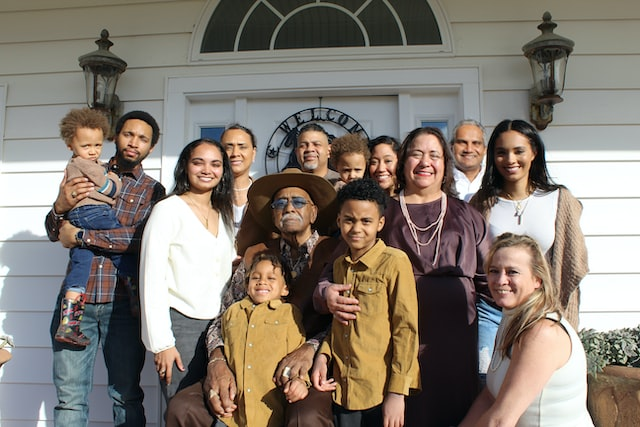
#> input picture OpenCV/family3.jpg, 640 x 427 px
$ python 'Ekrana_süre_ve_adet_yazdırma.py'
#> lines starting #> are read from the running program, lines starting #| are printed output that depends on the picture; after the words box and inside, x2 and y2 are one past the last pixel; in counts of white or black regions, pixels touching at a corner belong together
import cv2
import numpy as np
import time
import os

start = time.time()
#başlangıç zamanını belirledik.

img = np.ones((650,650,3), np.uint8)
#Bir tane numpy modülüyle 1 lerden oluşan beyaz görüntü oluşturduk.

img[:,:] = (50,200,200)
#resime arka plan rengi verdik

face_classifier = cv2.CascadeClassifier("haarcascade_frontalface_default.xml")
#haarcascade dosyasını tamıladık

image = cv2.imread("family3.jpg")
#> image is the input picture: shape (427, 640, 3); mean B, G, R 113.6, 123.7, 132.8
#yüz bulacağımız fotoğrafı okuduk

gray = cv2.cvtColor(image,cv2.COLOR_BGR2GRAY)
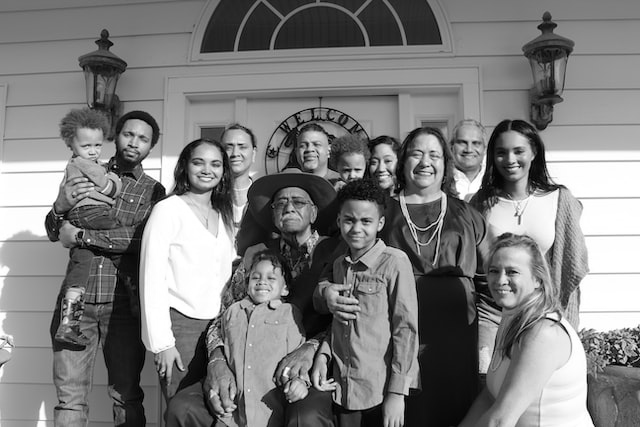
#> gray: shape (427, 640); min 0, max 255, mean 125.2
#Fotoğrafı gri formata dönüştürdük

faces = face_classifier.detectMultiScale(gray,1.2,7)
#> faces = [[448, 128, 43, 43], [293, 131, 36, 36], [218, 132, 37, 37], [114, 120, 43, 43], [72, 127, 44, 44], [487, 132, 50, 50], [401, 135, 50, 50], [184, 145, 47, 47], [334, 202, 49, 49], [242, 261, 42, 42], [265, 183, 49, 49], [480, 251, 54, 54]]
#fotoğraftaki yüzleri bulmak için faces diye tanımlama yaptık ve içine yüzleri aktardık.

font = cv2.FONT_HERSHEY_COMPLEX
dizi = []
#boş bir dizi oluşturdum

for (x,y,w,h) in faces:
    #for döngüsünde x,y,w,h kordinatlarını yüzde bulduk

    cv2.rectangle(image,(x,y),(x+w,y+h),(0,255,0),2)
    #bulduğumuz kordinatlardaki yüzleri kare içerisine aldırdık

    yuz = image[y:y+h,x:x+w]
    dizi.append(yuz)
#> this loop made 12 passes
#> pass 1, `yuz = image[y:y+h,x:x+w]`:
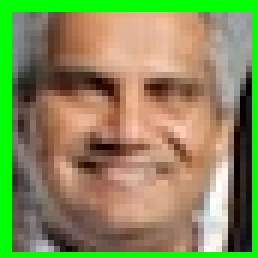
#> yuz: shape (43, 43, 3) (shown 6 times larger); mean B, G, R 89.7, 140.4, 134.9
#> pass 2, `yuz = image[y:y+h,x:x+w]`:
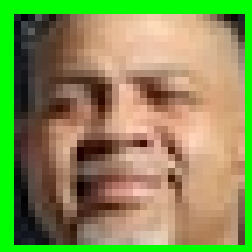
#> yuz: shape (36, 36, 3) (shown 7 times larger); mean B, G, R 84.3, 144.8, 133.9
#> pass 3, `yuz = image[y:y+h,x:x+w]`:
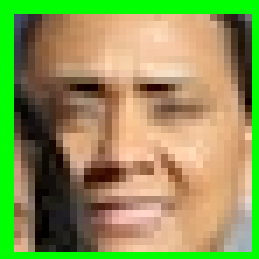
#> yuz: shape (37, 37, 3) (shown 7 times larger); mean B, G, R 86.1, 150.1, 141.9
#> after the loop:
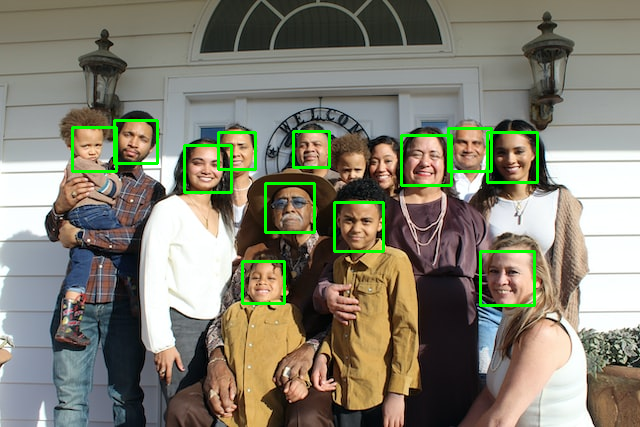
#> image: shape (427, 640, 3); 2.33% of pixels changed, all inside (x1, y1, x2, y2) = (71, 119, 539, 307)
#> after the loop, dizi = 12 items
    #oluşturduğum diziye yuzleri ekledim

for i in range(0,len(faces)):
    os.chdir("C:/Users/Mustafa/Desktop/Python/OpenCV/yuz")
    #yeni yuz klasörü açtım ve orataya gittim

    cv2.imwrite(f"yuz{i}.jpg",dizi[i])
#> this loop made 12 passes
    #yuz klasörünün içine yüzleri yazdırdım

zaman = (time.time()- start)*1000
#ms cinsinden uygulamanın kaç ms çalıştığını buldum

if len(faces) >= 4:
    #Yüz sayısı 4 den büyükse

    cv2.putText(img, f"{len(faces)} tane yuz bulundu.",(150,300),font,1,(0,0,0),2,cv2.LINE_AA)
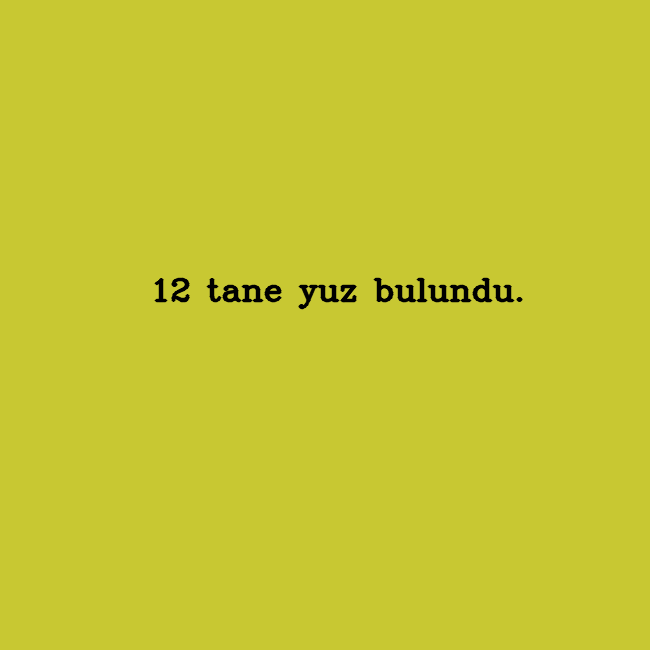
#> img: shape (650, 650, 3); mean of channels 0, 1, 2 49.6, 198.5, 198.5; drawn as B, G, R
    cv2.putText(img,f"Gecen sure : {zaman} ms",(10,350),font,1,(0,0,0),2,cv2.LINE_AA)
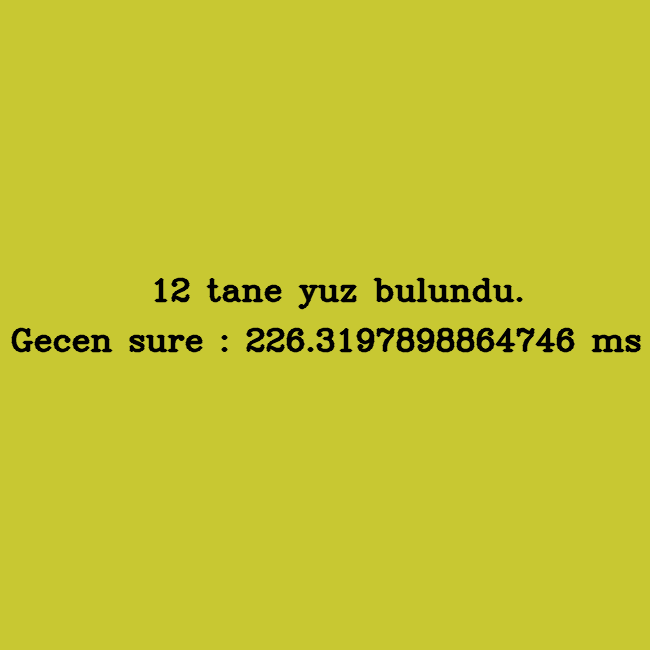
#> img: shape (650, 650, 3); 1.93% of pixels changed, all inside (x1, y1, x2, y2) = (11, 327, 641, 353); drawn as B, G, R
    #Ekrana süre ve kaç yüz olduğu yazdırılır.

else:
    cv2.putText(img,"Yuz bulunamadi",(190,320),font,1,(0,0,0),2,cv2.LINE_AA)
    #Yüz yoksa Yuz bulunamadı yazar

cv2.imshow('image',img)
cv2.waitKey(0)

$ run again, with OpenCV/family1.jpg copied over OpenCV/family3.jpg
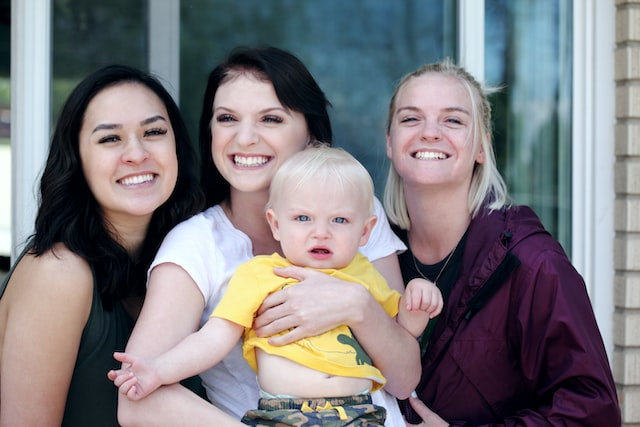
#> input picture OpenCV/family1.jpg, 640 x 427 px
#> image is the input picture: shape (427, 640, 3); mean B, G, R 126.6, 122.8, 126.1
#> faces = [[374, 74, 114, 114], [195, 80, 103, 103], [70, 87, 123, 123]]
#> the loop `for (x,y,w,h) in faces:` made 3 passes
#> after the loop `for (x,y,w,h) in faces:`:
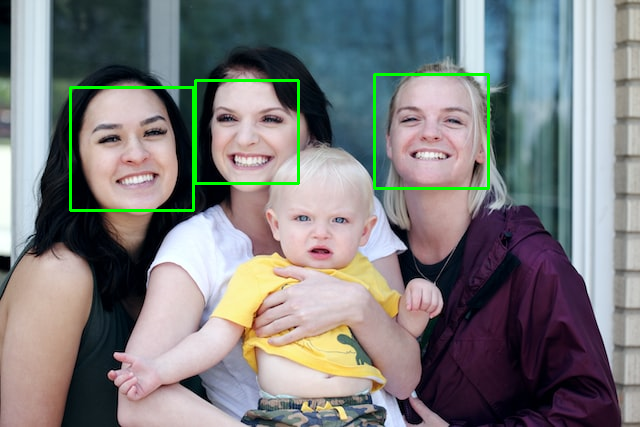
#> image: shape (427, 640, 3); 1.45% of pixels changed, all inside (x1, y1, x2, y2) = (69, 73, 490, 212)
#> after the loop `for (x,y,w,h) in faces:`: dizi = 3 items
#> the loop `for i in range(0,len(faces)):` made 3 passes
#> `cv2.putText(img,"Yuz bulunamadi",(190,320),font,1,(0,0,0),2,cv2.LINE_AA)`:
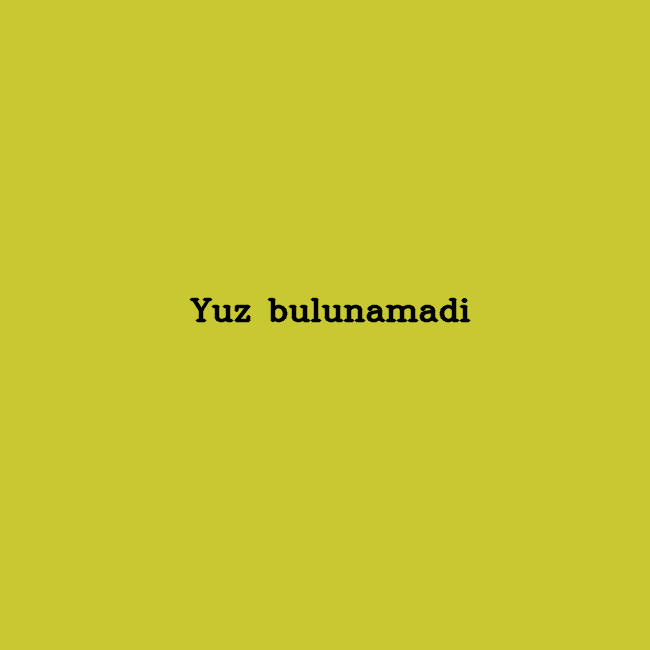
#> img: shape (650, 650, 3); mean of channels 0, 1, 2 49.7, 198.8, 198.8; drawn as B, G, R

$ run again, with OpenCV/family2.jpg copied over OpenCV/family3.jpg
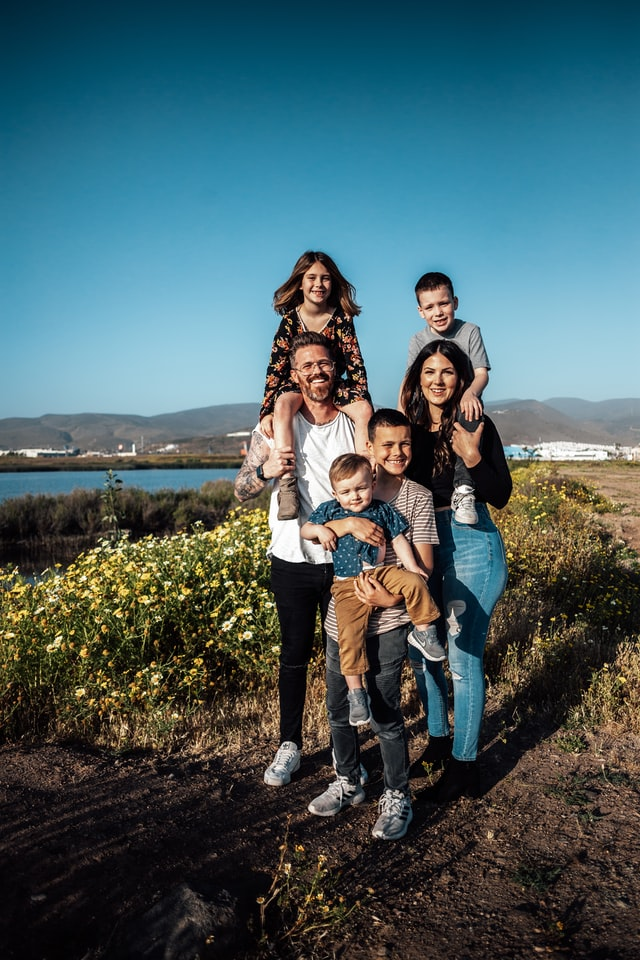
#> input picture OpenCV/family2.jpg, 640 x 960 px
#> image is the input picture: shape (960, 640, 3); mean B, G, R 98.1, 94, 70.9
#> faces = [[297, 261, 41, 41], [412, 287, 49, 49], [293, 346, 48, 48], [414, 353, 51, 51], [371, 425, 49, 49]]
#> the loop `for (x,y,w,h) in faces:` made 5 passes
#> after the loop `for (x,y,w,h) in faces:`:
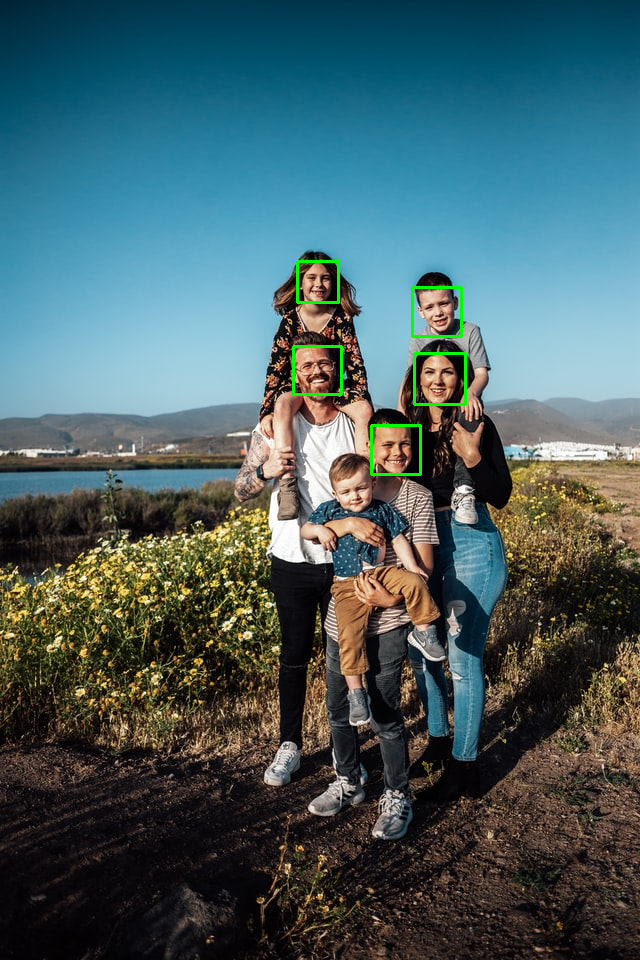
#> image: shape (960, 640, 3); 0.46% of pixels changed, all inside (x1, y1, x2, y2) = (292, 260, 467, 476)
#> after the loop `for (x,y,w,h) in faces:`: dizi = 5 items
#> the loop `for i in range(0,len(faces)):` made 5 passes
#> `cv2.putText(img,f"Gecen sure : {zaman} ms",(10,350),font,1,(0,0,0),2,c..`:
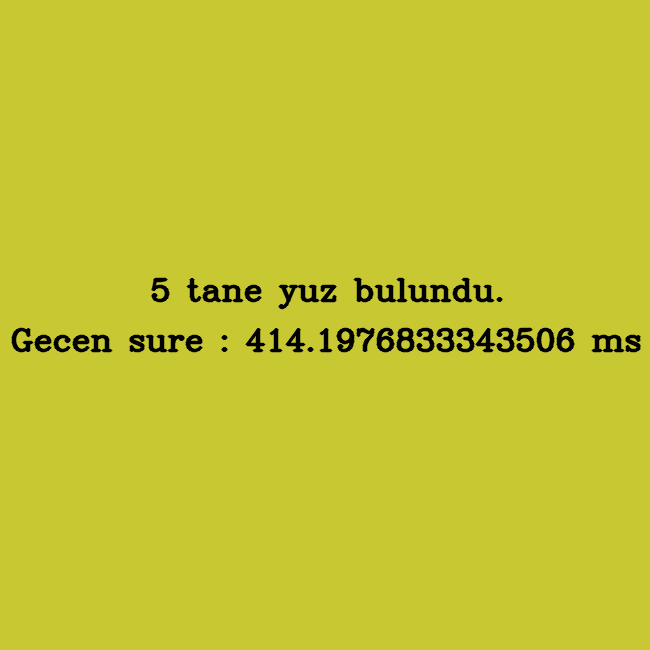
#> img: shape (650, 650, 3); mean of channels 0, 1, 2 49, 195.8, 195.8; drawn as B, G, R

$ run again, with OpenCV/family.jpg copied over OpenCV/family3.jpg
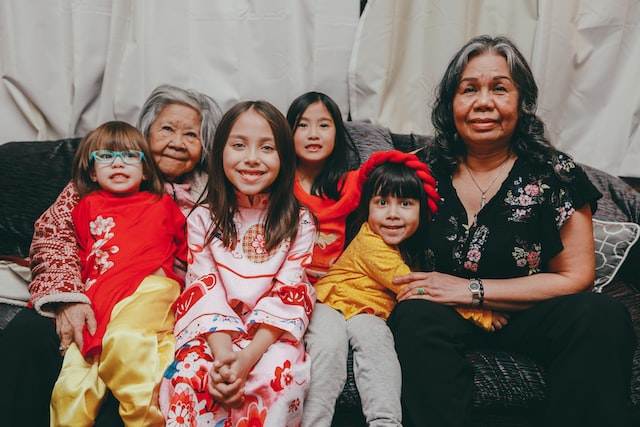
#> input picture OpenCV/family.jpg, 640 x 427 px
#> image is the input picture: shape (427, 640, 3); mean B, G, R 99.1, 107.2, 130.2
#> faces = [[288, 106, 54, 54], [145, 107, 65, 65], [443, 55, 83, 83], [217, 118, 71, 71], [360, 178, 66, 66], [20, 206, 72, 72]]
#> the loop `for (x,y,w,h) in faces:` made 6 passes
#> after the loop `for (x,y,w,h) in faces:`: dizi = 6 items
#> the loop `for i in range(0,len(faces)):` made 6 passes
#> `cv2.putText(img,f"Gecen sure : {zaman} ms",(10,350),font,1,(0,0,0),2,c..`:
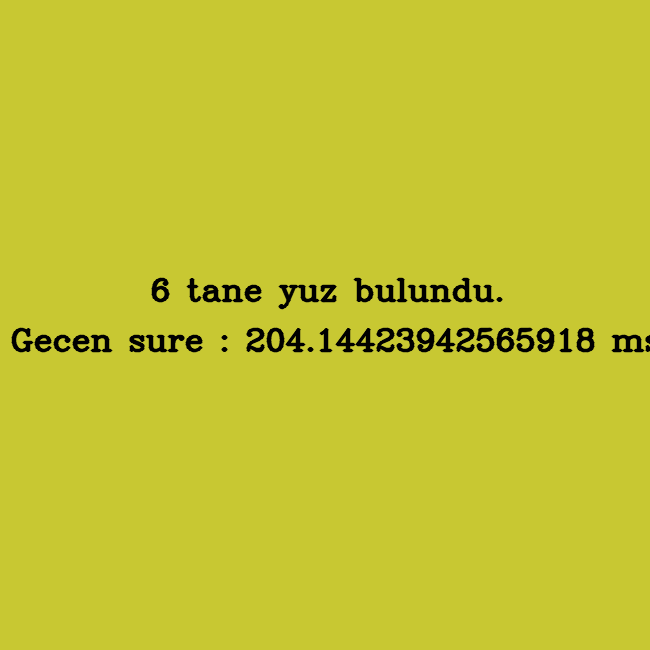
#> img: shape (650, 650, 3); mean of channels 0, 1, 2 48.9, 195.7, 195.7; drawn as B, G, R
